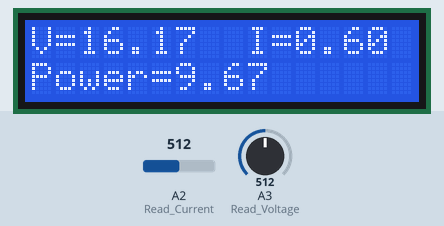
Bench run of a sketch on a simulated Arduino Uno, built with avr-gcc and run on an emulated ATmega328P. Parts: 16×2 character LCD. The test bench sets the inputs (shaded band); at power-on: A2 (Read_Current) = 512, A3 (Read_Voltage) = 512.

Above: at 3.2 s.
3.3 s: A2 (Read_Current) set to 716
At 4.6 s:
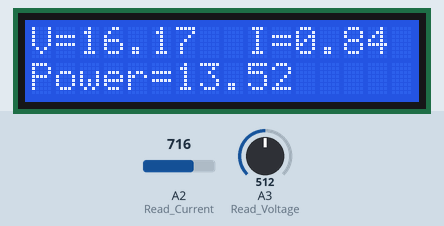
4.9 s: A3 (Read_Voltage) set to 716
At 5.7 s:
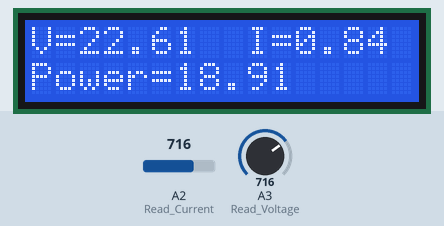
6.5 s: A2 (Read_Current) set to 900
At 7.6 s:
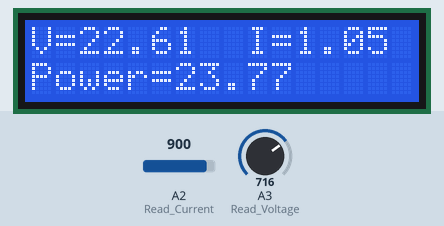
8.1 s: A3 (Read_Voltage) set to 900
At 9.4 s:
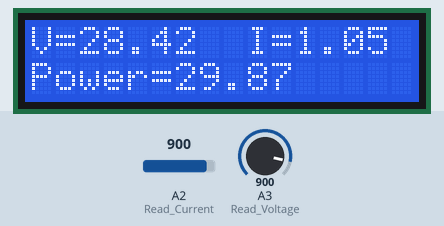
9.7 s: A2 (Read_Current) set to 1023
At 10.4 s:
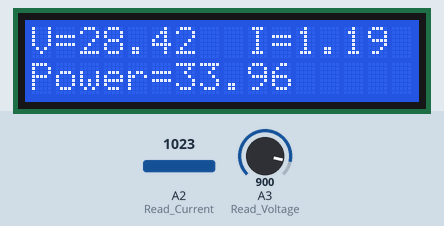
11.3 s: A3 (Read_Voltage) set to 1023
At 12.3 s:
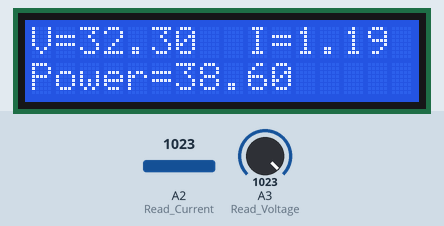
Timing chart, 0 to 13.9 s (numbered marks = the images above; inputs shaded):
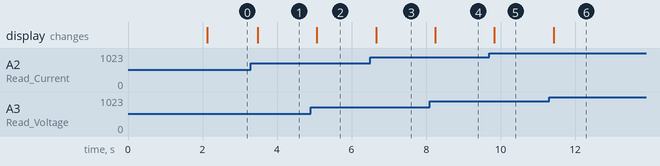

Measured:
- after the input at 3.3 s, the display: changes after 0.18 s (image 1)
- after the input at 4.9 s, the display: changes after 0.17 s (image 2)
- after the input at 6.5 s, the display: changes after 0.16 s (image 3)
- after the input at 8.1 s, the display: changes after 0.14 s (image 4)
- after the input at 9.7 s, the display: changes after 0.13 s (image 5)
- after the input at 11.3 s, the display: changes after 0.12 s (image 6)

The sketch:

watt.ino
```cpp
#include <LiquidCrystal_I2C.h>
LiquidCrystal_I2C lcd(0x27, 16, 2);

 //Default Arduino LCD Librarey is included

int Read_Voltage  = A3;
int Read_Current  = A2;


void setup() {
  lcd.begin(16, 2); //Initialise 16*2 LCD
  lcd.backlight();

  lcd.print(" Arduino Wattmeter"); //Intro Message line 1
  lcd.setCursor(0, 1);
  lcd.print("  With Arduino  "); //Intro Message line 2

  delay(2000);
  lcd.clear();

}

void loop() {

 float Voltage_Value = analogRead(Read_Voltage);
 float Current_Value = analogRead(Read_Current);

 Voltage_Value = Voltage_Value * (5.0/1023.0) * 6.46;
 Current_Value = Current_Value * (5.0/1023.0) * 0.239;

 lcd.setCursor(0, 0);
 lcd.print("V="); lcd.print(Voltage_Value);
 lcd.print("  ");
 lcd.print("I=");lcd.print(Current_Value);

 float Power_Value = Voltage_Value * Current_Value;

 lcd.setCursor(0, 1);
 lcd.print("Power="); lcd.print(Power_Value);


delay(200);
}
```
